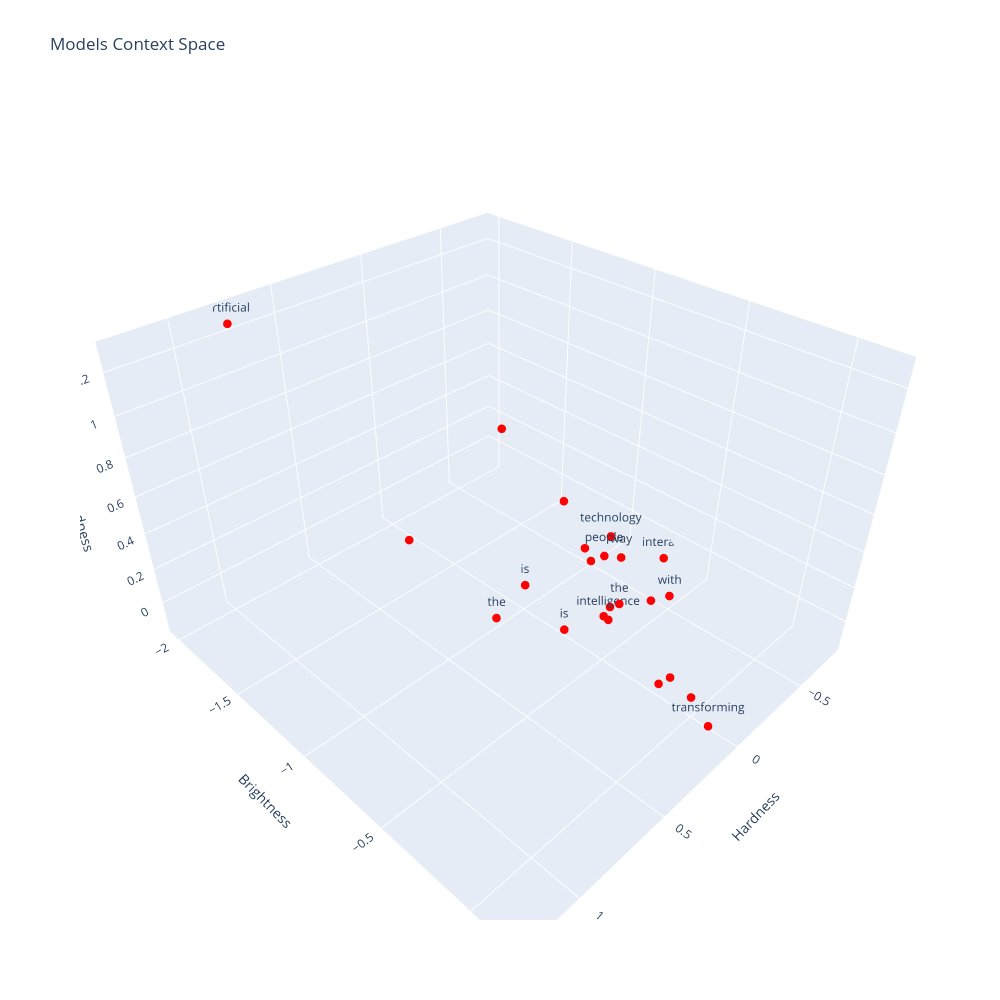

This figure's notebook cell:
### Code cell
from plot_tokens import plot_tokens 

u_sentences = [
    {
        "words" : sentence_meanings_with_attention_context.detach().numpy(),
        "labels" : u_tokenizer.tokenize(prompt),
        "color" : "red"
    }
]
plot_tokens(u_sentences ,"Models Context Space")

### Figure 1 — Plotly figure (JSON) as saved in the notebook; plotly's stock layout.template omitted (floating-point values rounded to 4 significant figures)
{"data": [{"hoverinfo": "text", "marker": {"color": "red", "size": 5}, "mode": "markers+text", "text": ["artificial", " ", "is", " ", "intelligence", " ", "is", " ", "transforming", " ", "the", " ", "way", " ", "people", " ", "the", " ", "interact", " ", "with", " ", "technology"], "type": "scatter3d", "x": [0.7754, 0.1518, 0.283, -0.2476, 0.1441, -0.01884, 0.7172, 1.25, 0.1508, -0.004927, 0.8808, 0.3098, -0.3261, 0.2769, -0.1385, -0.264, 0.2628, -0.137, -0.7633, -0.01347, -0.2152, -0.01814, -0.2], "y": [-2.016, -0.3947, -0.4972, -0.8403, -0.3747, -1.174, -0.3227, -0.2902, 0.1714, -0.1299, -0.3023, 0.01626, -0.681, 0.147, -0.6377, -0.999, -0.2392, -0.361, -0.7307, -0.6136, -0.3195, -0.4923, -0.6559], "z": [1.259, 0.2465, 0.189, 0.1502, 0.234, 0.7665, 0.7893, 1.29, 0.01078, -0.03794, 0.7498, 0.2523, 0.1387, 0.2492, 0.2747, 0.3374, 0.4765, 0.1787, -0.1347, 0.3293, 0.1834, 0.1343, 0.3433]}], "layout": {"height": 1000, "scene": {"xaxis": {"title": {"text": "Hardness"}}, "yaxis": {"title": {"text": "Brightness"}}, "zaxis": {"title": {"text": "Redness"}}}, "title": {"text": "Models Context Space"}, "width": 1000}}
